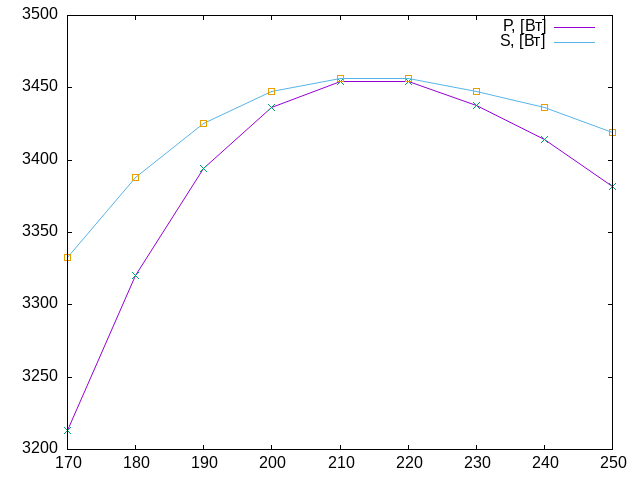

gnuplot code for this plot:
set terminal 'png'
set output 'plot1-5.png'


plot\
    './output.csv' using 1:11 with l ti 'P, [Вт]',\
    './output.csv' using 1:11 ti '',\
    './output.csv' using 1:13 with l ti 'S, [Вт]',\
    './output.csv' using 1:13 ti ''

